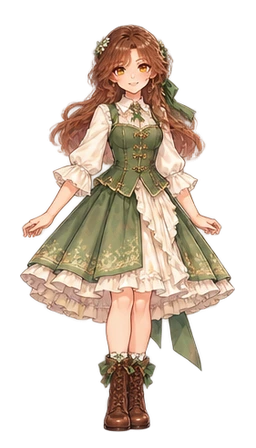
#> input picture dream/assets/outfits/daily-2.webp, 256 x 448 px; its folder holds 4 pictures in this run
$ python create_catalog.py
#> lines starting #> are read from the running program, lines starting #| are printed output that depends on the picture
"""Render a contact sheet from the final split wardrobe assets (Pillow required)."""
from pathlib import Path
from PIL import Image,ImageDraw,ImageFont
ROOT=Path(__file__).resolve().parents[1]
IDS=['daily','academy','travel','swim','gala','demon','maid','knight','mage','chef','healer','ranger','farmer','sailor','artist','scholar','dancer','winter','summer','festival']
FONT='/usr/share/fonts/truetype/dejavu/DejaVuSans.ttf'
font=ImageFont.truetype(FONT,14);big=ImageFont.truetype(FONT,25)
canvas=Image.new('RGB',(1100,1530),'#f7f4e9');draw=ImageDraw.Draw(canvas)
#> after `canvas = Image.new('RGB', (1100, 1530), '#f7f4e9')`:
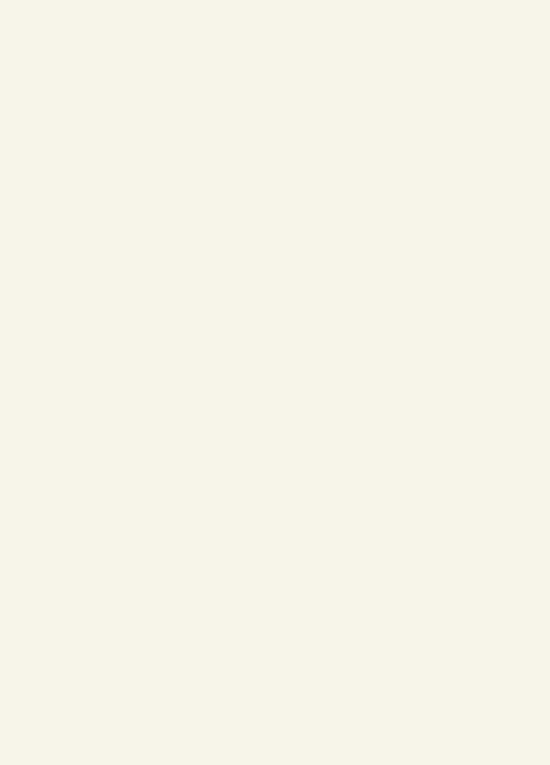
#> canvas: PIL image 1100x1530 RGB (shown at 1/2 size); mean R, G, B 247, 244, 233
draw.text((40,24),'STARWISH JOURNAL / WARDROBE',fill='#5f7351',font=big)
draw.text((40,65),'20 OUTFITS  /  4 GROWTH STAGES  /  ORIGINAL CHARACTER ART',fill='#92967e',font=font)
for i,name in enumerate(IDS):
 x=(i%5)*212+20;y=(i//5)*350+110
 draw.rounded_rectangle((x,y,x+198,y+330),radius=10,fill='#eeeee1',outline='#dadfca')
 im=Image.open(ROOT/'assets'/'outfits'/f'{name}-2.webp').convert('RGBA');im.thumbnail((172,282))
#> further down, im is the input picture: PIL image 256x448 RGBA; mean R, G, B, A 79.2, 66.4, 54.3, 98.4
#> after `im.thumbnail((172, 282))`:
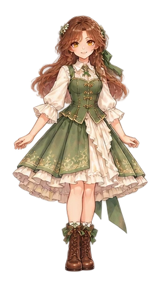
#> im: PIL image 161x282 RGBA; mean R, G, B, A 71.5, 59.2, 47.5, 98.4; transparent parts drawn white
 canvas.paste(im,(x+(198-im.width)//2,y+4),im)
 draw.text((x+12,y+299),f'{i+1:02}  {name.upper()}',fill='#5a6d4b',font=font)
#> pass 2 of the loop `for i,name in enumerate(IDS):`:
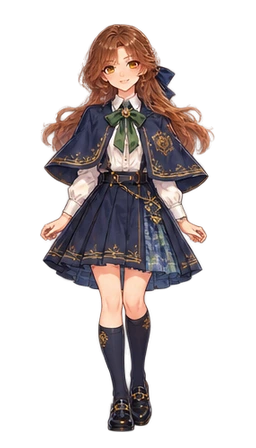
#> input picture dream/assets/outfits/academy-2.webp, 256 x 448 px
#> im is the input picture: PIL image 256x448 RGBA; mean R, G, B, A 42.2, 34.2, 33.5, 81
#> `im.thumbnail((172, 282))`:
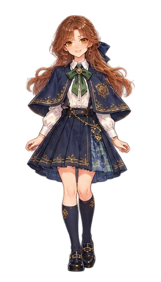
#> im: PIL image 161x282 RGBA; mean R, G, B, A 38, 30.4, 29.7, 81.1; transparent parts drawn white
#> `canvas.paste(im,(x+(198-im.width)//2,y+4),im)`:
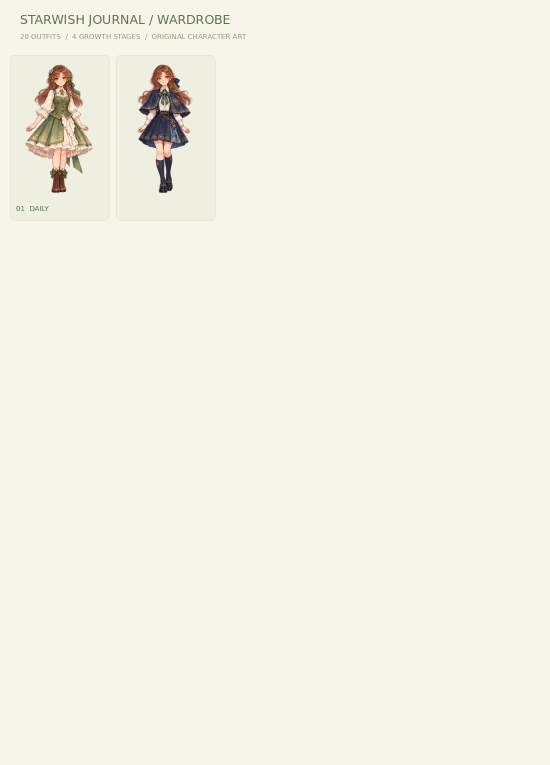
#> canvas: PIL image 1100x1530 RGB (shown at 1/2 size); mean R, G, B 244.2, 241, 229.7
#> (the run stopped early here; a loop or call above may not have finished)
